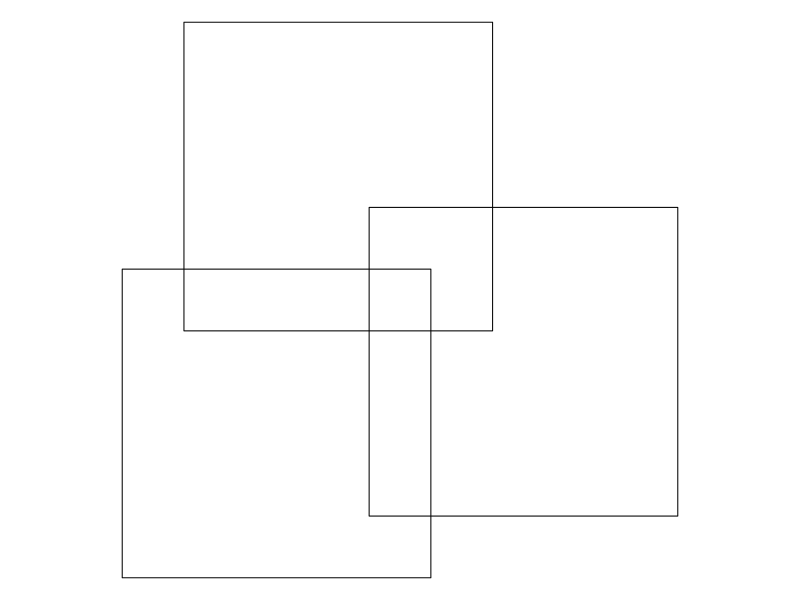
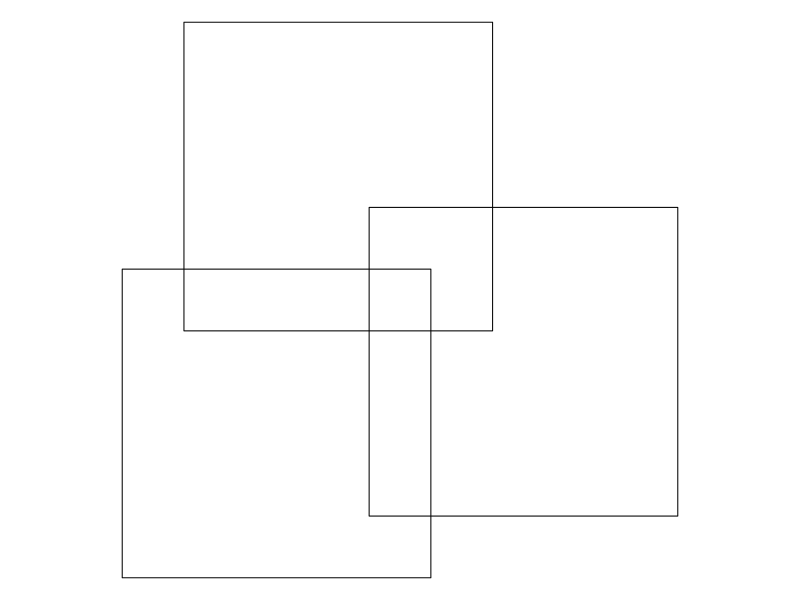

Source code (R) for these figures, in order: (Note: this script raises an error after producing the figures.)
## ---- chunk 1
library(sf)
pol = st_polygon(list(rbind(c(0,0), c(1,0), c(1,1), c(0,1), c(0,0))))
b = st_sfc(pol, pol + c(.8, .2), pol + c(.2, .8))
par(mar = rep(0, 4))
plot(b, col = NA)
## ---- chunk 2
i = st_intersection(st_sf(b))
par(mar = rep(0, 4))
cl = sf.colors(3, categorical = TRUE)
plot(b)
plot(i[i$n.overlaps == 3,2], col = cl[1], add = TRUE)
plot(i[i$n.overlaps == 2,2], col = cl[2], add = TRUE)
## ---- chunk 3
(i = st_intersection(b))
## ---- chunk 4
d = st_difference(b)
plot(d, col = cl)
## ---- chunk 5
st_overlaps(i)
st_overlaps(d)
